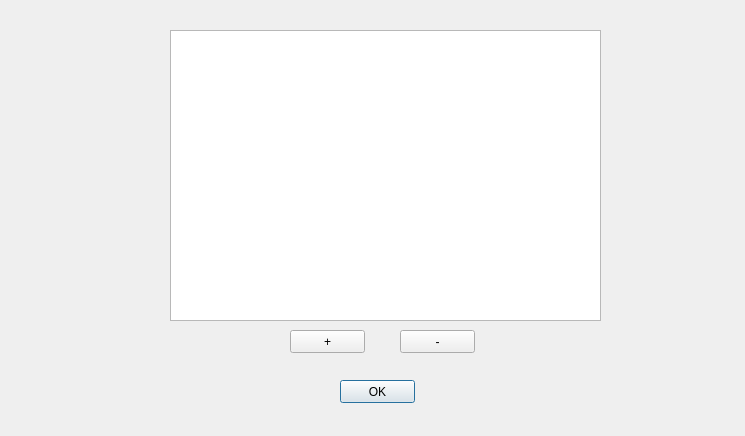
<?xml version="1.0" encoding="UTF-8"?>
<ui version="4.0">
 <class>StartWindow</class>
 <widget class="QDialog" name="StartWindow">
  <property name="geometry">
   <rect>
    <x>0</x>
    <y>0</y>
    <width>745</width>
    <height>436</height>
   </rect>
  </property>
  <property name="windowTitle">
   <string>Dialog</string>
  </property>
  <widget class="QTableWidget" name="tableWidget">
   <property name="geometry">
    <rect>
     <x>170</x>
     <y>30</y>
     <width>431</width>
     <height>291</height>
    </rect>
   </property>
  </widget>
  <widget class="QPushButton" name="pushButton">
   <property name="geometry">
    <rect>
     <x>340</x>
     <y>380</y>
     <width>75</width>
     <height>23</height>
    </rect>
   </property>
   <property name="text">
    <string>OK</string>
   </property>
  </widget>
  <widget class="QPushButton" name="pushButton_2">
   <property name="geometry">
    <rect>
     <x>290</x>
     <y>330</y>
     <width>75</width>
     <height>23</height>
    </rect>
   </property>
   <property name="text">
    <string>+</string>
   </property>
  </widget>
  <widget class="QPushButton" name="pushButton_3">
   <property name="geometry">
    <rect>
     <x>400</x>
     <y>330</y>
     <width>75</width>
     <height>23</height>
    </rect>
   </property>
   <property name="text">
    <string>-</string>
   </property>
  </widget>
 </widget>
 <resources/>
 <connections/>
</ui>
